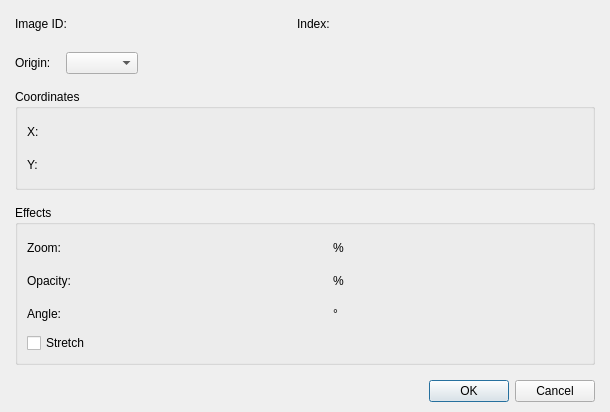
<?xml version="1.0" encoding="UTF-8"?>
<ui version="4.0">
 <class>DialogCommandDisplayAPicture</class>
 <widget class="QDialog" name="DialogCommandDisplayAPicture">
  <property name="geometry">
   <rect>
    <x>0</x>
    <y>0</y>
    <width>610</width>
    <height>412</height>
   </rect>
  </property>
  <property name="windowTitle">
   <string>Display a picture...</string>
  </property>
  <layout class="QGridLayout" name="gridLayout_5">
   <property name="leftMargin">
    <number>15</number>
   </property>
   <property name="topMargin">
    <number>10</number>
   </property>
   <property name="rightMargin">
    <number>15</number>
   </property>
   <property name="bottomMargin">
    <number>10</number>
   </property>
   <item row="0" column="0">
    <layout class="QVBoxLayout" name="verticalLayout_2" stretch="1,0">
     <property name="spacing">
      <number>15</number>
     </property>
     <item>
      <layout class="QVBoxLayout" name="verticalLayout">
       <item>
        <layout class="QHBoxLayout" name="horizontalLayout">
         <item>
          <widget class="QLabel" name="labelImageID">
           <property name="text">
            <string>Image ID:</string>
           </property>
          </widget>
         </item>
         <item>
          <widget class="WidgetPicture" name="widgetPictureImage" native="true">
           <property name="minimumSize">
            <size>
             <width>200</width>
             <height>27</height>
            </size>
           </property>
           <property name="maximumSize">
            <size>
             <width>200</width>
             <height>27</height>
            </size>
           </property>
          </widget>
         </item>
         <item>
          <widget class="QLabel" name="labelIndex">
           <property name="text">
            <string>Index:</string>
           </property>
          </widget>
         </item>
         <item>
          <widget class="PanelPrimitiveValue" name="panelPrimitiveID" native="true">
           <property name="minimumSize">
            <size>
             <width>250</width>
             <height>27</height>
            </size>
           </property>
           <property name="maximumSize">
            <size>
             <width>250</width>
             <height>27</height>
            </size>
           </property>
          </widget>
         </item>
        </layout>
       </item>
       <item>
        <layout class="QHBoxLayout" name="horizontalLayout_2" stretch="0,0,1">
         <item>
          <widget class="QLabel" name="labelOrigin">
           <property name="text">
            <string>Origin:</string>
           </property>
          </widget>
         </item>
         <item>
          <widget class="QComboBox" name="comboBoxOrigin"/>
         </item>
         <item>
          <spacer name="horizontalSpacer">
           <property name="orientation">
            <enum>Qt::Horizontal</enum>
           </property>
           <property name="sizeHint" stdset="0">
            <size>
             <width>368</width>
             <height>20</height>
            </size>
           </property>
          </spacer>
         </item>
        </layout>
       </item>
       <item>
        <widget class="QGroupBox" name="groupBoxCoordinates">
         <property name="title">
          <string>Coordinates</string>
         </property>
         <layout class="QGridLayout" name="gridLayout_2">
          <item row="0" column="0">
           <layout class="QGridLayout" name="gridLayout" columnstretch="0,0,1">
            <item row="0" column="0">
             <widget class="QLabel" name="labelX">
              <property name="text">
               <string>X:</string>
              </property>
             </widget>
            </item>
            <item row="0" column="1">
             <widget class="PanelPrimitiveValue" name="panelPrimitiveX" native="true">
              <property name="minimumSize">
               <size>
                <width>250</width>
                <height>27</height>
               </size>
              </property>
              <property name="maximumSize">
               <size>
                <width>250</width>
                <height>27</height>
               </size>
              </property>
             </widget>
            </item>
            <item row="0" column="2" rowspan="2">
             <spacer name="horizontalSpacer_2">
              <property name="orientation">
               <enum>Qt::Horizontal</enum>
              </property>
              <property name="sizeHint" stdset="0">
               <size>
                <width>178</width>
                <height>48</height>
               </size>
              </property>
             </spacer>
            </item>
            <item row="1" column="0">
             <widget class="QLabel" name="labelY">
              <property name="text">
               <string>Y:</string>
              </property>
             </widget>
            </item>
            <item row="1" column="1">
             <widget class="PanelPrimitiveValue" name="panelPrimitiveY" native="true">
              <property name="minimumSize">
               <size>
                <width>250</width>
                <height>27</height>
               </size>
              </property>
              <property name="maximumSize">
               <size>
                <width>250</width>
                <height>27</height>
               </size>
              </property>
             </widget>
            </item>
           </layout>
          </item>
         </layout>
        </widget>
       </item>
       <item>
        <widget class="QGroupBox" name="groupBoxEffects">
         <property name="minimumSize">
          <size>
           <width>0</width>
           <height>0</height>
          </size>
         </property>
         <property name="title">
          <string>Effects</string>
         </property>
         <layout class="QGridLayout" name="gridLayout_4">
          <item row="0" column="0">
           <layout class="QGridLayout" name="gridLayout_3" columnstretch="0,0,0,1">
            <item row="0" column="0">
             <widget class="QLabel" name="labelZoom">
              <property name="text">
               <string>Zoom:</string>
              </property>
             </widget>
            </item>
            <item row="0" column="1">
             <widget class="PanelPrimitiveValue" name="panelPrimitiveZoom" native="true">
              <property name="minimumSize">
               <size>
                <width>250</width>
                <height>27</height>
               </size>
              </property>
              <property name="maximumSize">
               <size>
                <width>250</width>
                <height>27</height>
               </size>
              </property>
             </widget>
            </item>
            <item row="0" column="2">
             <widget class="QLabel" name="label_9">
              <property name="text">
               <string>%</string>
              </property>
             </widget>
            </item>
            <item row="0" column="3" rowspan="3">
             <spacer name="horizontalSpacer_3">
              <property name="orientation">
               <enum>Qt::Horizontal</enum>
              </property>
              <property name="sizeHint" stdset="0">
               <size>
                <width>158</width>
                <height>78</height>
               </size>
              </property>
             </spacer>
            </item>
            <item row="1" column="0">
             <widget class="QLabel" name="labelOpacity">
              <property name="text">
               <string>Opacity:</string>
              </property>
             </widget>
            </item>
            <item row="1" column="1">
             <widget class="PanelPrimitiveValue" name="panelPrimitiveOpacity" native="true">
              <property name="minimumSize">
               <size>
                <width>250</width>
                <height>27</height>
               </size>
              </property>
              <property name="maximumSize">
               <size>
                <width>250</width>
                <height>27</height>
               </size>
              </property>
             </widget>
            </item>
            <item row="1" column="2">
             <widget class="QLabel" name="label_10">
              <property name="text">
               <string>%</string>
              </property>
             </widget>
            </item>
            <item row="2" column="0">
             <widget class="QLabel" name="labelAngle">
              <property name="text">
               <string>Angle:</string>
              </property>
             </widget>
            </item>
            <item row="2" column="1">
             <widget class="PanelPrimitiveValue" name="panelPrimitiveAngle" native="true">
              <property name="minimumSize">
               <size>
                <width>250</width>
                <height>27</height>
               </size>
              </property>
              <property name="maximumSize">
               <size>
                <width>250</width>
                <height>27</height>
               </size>
              </property>
             </widget>
            </item>
            <item row="2" column="2">
             <widget class="QLabel" name="label_11">
              <property name="text">
               <string>°</string>
              </property>
             </widget>
            </item>
           </layout>
          </item>
          <item row="1" column="0">
           <widget class="QCheckBox" name="checkBoxStretch">
            <property name="text">
             <string>Stretch</string>
            </property>
           </widget>
          </item>
         </layout>
        </widget>
       </item>
      </layout>
     </item>
     <item>
      <widget class="QDialogButtonBox" name="buttonBox">
       <property name="orientation">
        <enum>Qt::Horizontal</enum>
       </property>
       <property name="standardButtons">
        <set>QDialogButtonBox::Cancel|QDialogButtonBox::Ok</set>
       </property>
      </widget>
     </item>
    </layout>
   </item>
  </layout>
 </widget>
 <customwidgets>
  <customwidget>
   <class>PanelPrimitiveValue</class>
   <extends>QWidget</extends>
   <header>panelprimitivevalue.h</header>
   <container>1</container>
  </customwidget>
  <customwidget>
   <class>WidgetPicture</class>
   <extends>QWidget</extends>
   <header>widgetpicture.h</header>
   <container>1</container>
  </customwidget>
 </customwidgets>
 <resources/>
 <connections>
  <connection>
   <sender>buttonBox</sender>
   <signal>accepted()</signal>
   <receiver>DialogCommandDisplayAPicture</receiver>
   <slot>accept()</slot>
   <hints>
    <hint type="sourcelabel">
     <x>248</x>
     <y>254</y>
    </hint>
    <hint type="destinationlabel">
     <x>157</x>
     <y>274</y>
    </hint>
   </hints>
  </connection>
  <connection>
   <sender>buttonBox</sender>
   <signal>rejected()</signal>
   <receiver>DialogCommandDisplayAPicture</receiver>
   <slot>reject()</slot>
   <hints>
    <hint type="sourcelabel">
     <x>316</x>
     <y>260</y>
    </hint>
    <hint type="destinationlabel">
     <x>286</x>
     <y>274</y>
    </hint>
   </hints>
  </connection>
 </connections>
</ui>
